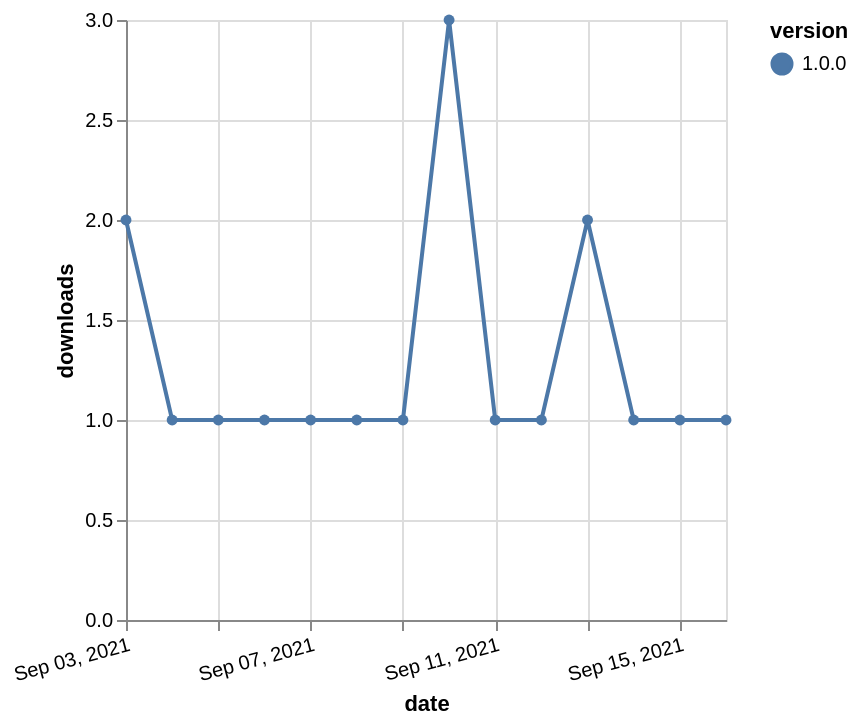

Write the Vega-Lite specification saved for this chart.
### Vega-Lite specification from a JSON file in a GitHub repository (floating-point values rounded to 4 significant figures)
{"$schema": "https://vega.github.io/schema/vega-lite/v5.json", "description": "A simple bar chart with embedded data.", "data": {"values": [{"date": "2021-09-03", "total": 126, "delta": 2, "version": "1.0.0"}, {"date": "2021-09-04", "total": 127, "delta": 1, "version": "1.0.0"}, {"date": "2021-09-05", "total": 128, "delta": 1, "version": "1.0.0"}, {"date": "2021-09-06", "total": 129, "delta": 1, "version": "1.0.0"}, {"date": "2021-09-07", "total": 130, "delta": 1, "version": "1.0.0"}, {"date": "2021-09-08", "total": 131, "delta": 1, "version": "1.0.0"}, {"date": "2021-09-09", "total": 132, "delta": 1, "version": "1.0.0"}, {"date": "2021-09-10", "total": 135, "delta": 3, "version": "1.0.0"}, {"date": "2021-09-11", "total": 136, "delta": 1, "version": "1.0.0"}, {"date": "2021-09-12", "total": 137, "delta": 1, "version": "1.0.0"}, {"date": "2021-09-13", "total": 139, "delta": 2, "version": "1.0.0"}, {"date": "2021-09-14", "total": 140, "delta": 1, "version": "1.0.0"}, {"date": "2021-09-15", "total": 141, "delta": 1, "version": "1.0.0"}, {"date": "2021-09-16", "total": 142, "delta": 1, "version": "1.0.0"}]}, "width": "container", "mark": {"type": "line", "point": {"filled": true}}, "encoding": {"x": {"field": "date", "type": "temporal", "timeUnit": "yearmonthdate", "title": "date", "axis": {"labelAngle": -15}}, "y": {"field": "delta", "type": "quantitative", "title": "downloads"}, "color": {"field": "version", "type": "nominal"}, "tooltip": {"field": "delta"}}}
